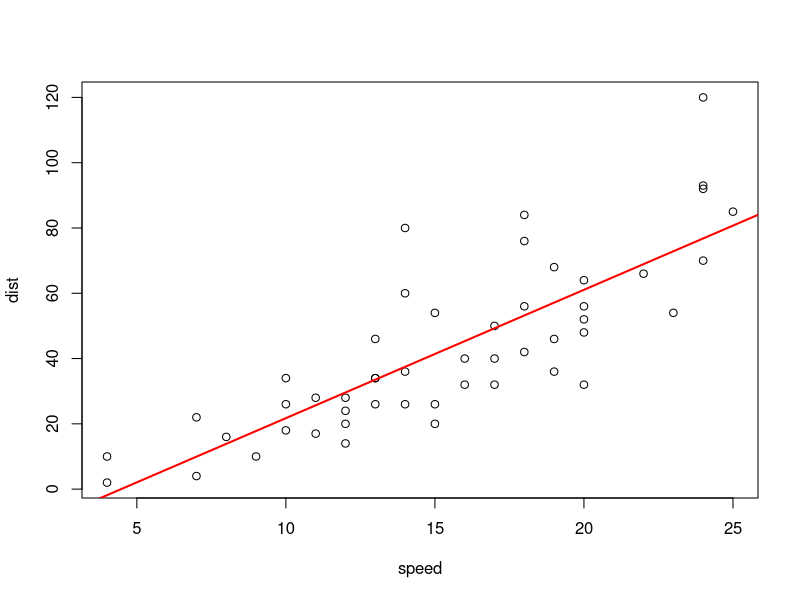
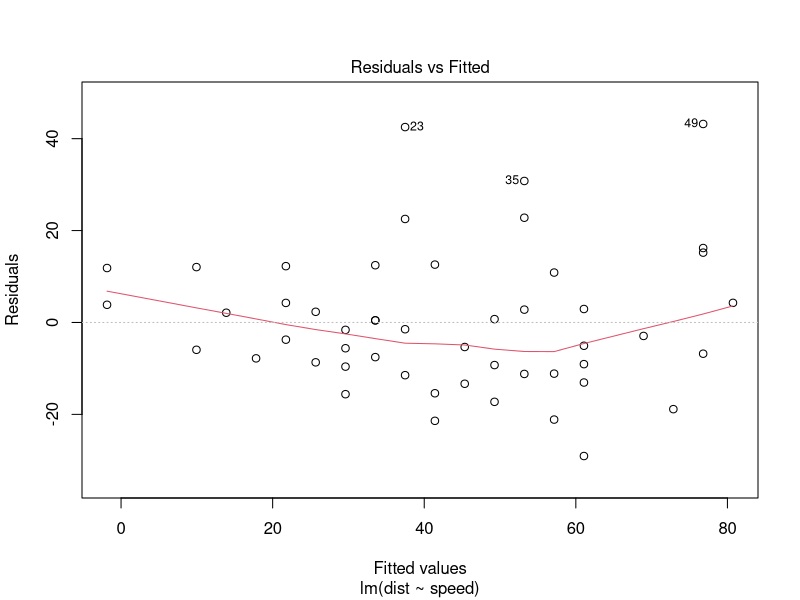
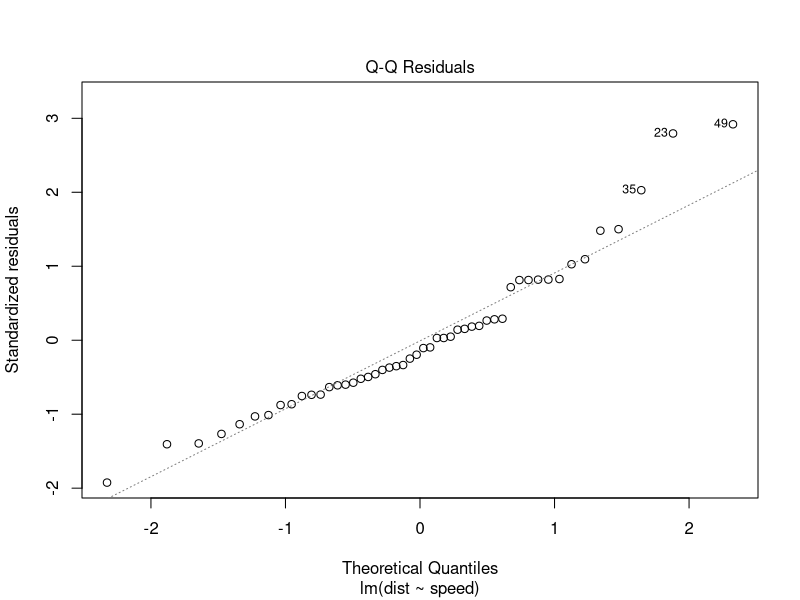
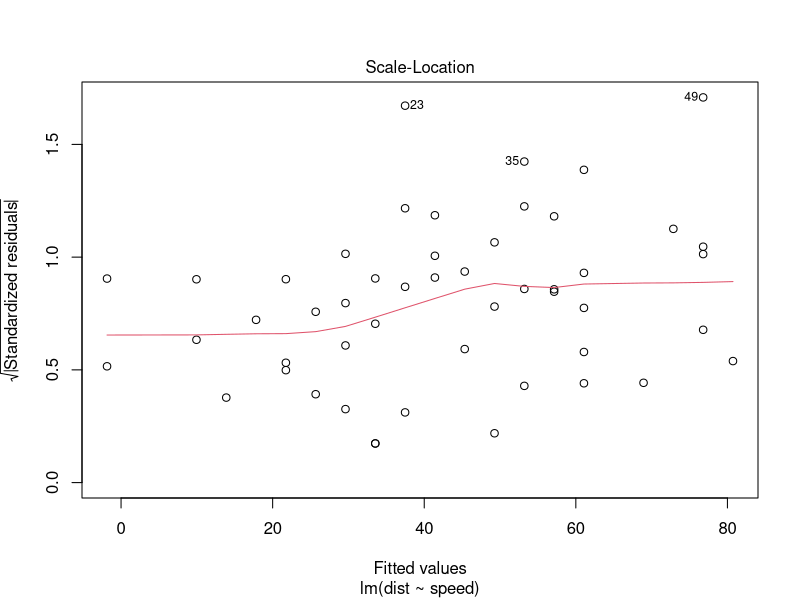
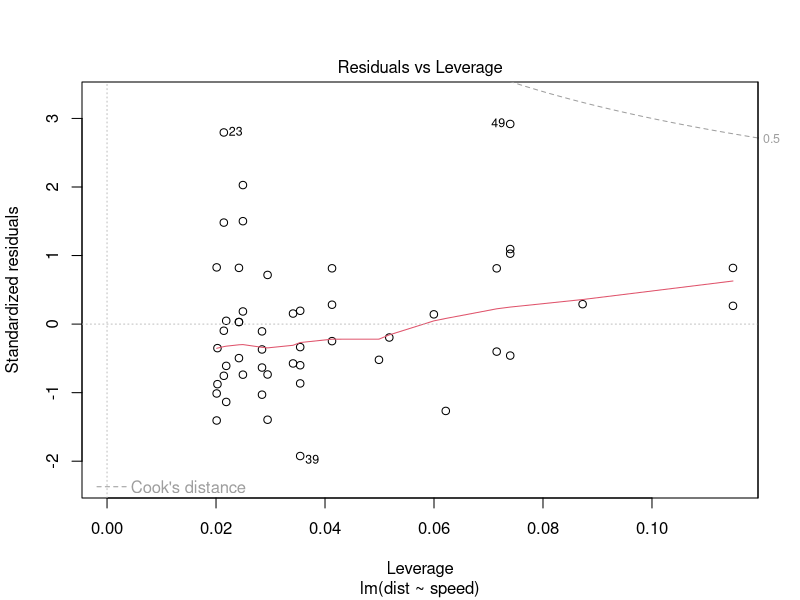

The R script that drew these images, in order:
data(cars)
attach(cars) #내장 데이터 세트를 불러옴
head(cars)
cor.test(speed, dist)
m <- lm(dist ~ speed, data = cars); m
names(m)
fitted.values(m)
residuals(m)
plot(speed, dist)
abline(m, col = "red", lwd = "2")
dist[23:49]
m$residuals
plot(m)
m$coef
install.packages("qqplotr")